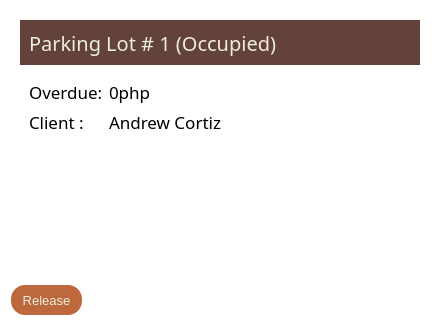
<?xml version="1.0" encoding="UTF-8"?>
<ui version="4.0">
 <class>Dialog</class>
 <widget class="QDialog" name="Dialog">
  <property name="geometry">
   <rect>
    <x>0</x>
    <y>0</y>
    <width>440</width>
    <height>326</height>
   </rect>
  </property>
  <property name="windowTitle">
   <string>Dialog</string>
  </property>
  <property name="styleSheet">
   <string notr="true">background-color: rgb(255, 255, 255);</string>
  </property>
  <layout class="QVBoxLayout" name="verticalLayout">
   <item>
    <widget class="QWidget" name="widget" native="true">
     <layout class="QVBoxLayout" name="verticalLayout_3">
      <item>
       <widget class="QWidget" name="widget_2" native="true">
        <property name="maximumSize">
         <size>
          <width>16777215</width>
          <height>45</height>
         </size>
        </property>
        <property name="styleSheet">
         <string notr="true">color: rgb(238, 238, 220);
background-color: rgb(99, 66, 60);
</string>
        </property>
        <layout class="QVBoxLayout" name="verticalLayout_2">
         <item>
          <widget class="QLabel" name="label_5">
           <property name="font">
            <font>
             <family>Segoe UI Light</family>
             <pointsize>15</pointsize>
             <weight>50</weight>
             <bold>false</bold>
            </font>
           </property>
           <property name="text">
            <string>Parking Lot # 1 (Occupied)</string>
           </property>
          </widget>
         </item>
        </layout>
       </widget>
      </item>
      <item>
       <widget class="QWidget" name="widget_3" native="true">
        <layout class="QFormLayout" name="formLayout">
         <item row="0" column="0">
          <widget class="QLabel" name="label">
           <property name="font">
            <font>
             <family>Segoe UI Light</family>
             <pointsize>13</pointsize>
            </font>
           </property>
           <property name="text">
            <string>Overdue:</string>
           </property>
          </widget>
         </item>
         <item row="0" column="1">
          <widget class="QLabel" name="label_2">
           <property name="font">
            <font>
             <family>Segoe UI Light</family>
             <pointsize>13</pointsize>
            </font>
           </property>
           <property name="text">
            <string>0php</string>
           </property>
          </widget>
         </item>
         <item row="3" column="0">
          <widget class="QLabel" name="label_4">
           <property name="font">
            <font>
             <family>Segoe UI Light</family>
             <pointsize>13</pointsize>
            </font>
           </property>
           <property name="text">
            <string>Client : </string>
           </property>
          </widget>
         </item>
         <item row="3" column="1">
          <widget class="QLabel" name="label_3">
           <property name="font">
            <font>
             <family>Segoe UI Light</family>
             <pointsize>13</pointsize>
            </font>
           </property>
           <property name="text">
            <string>Andrew Cortiz</string>
           </property>
          </widget>
         </item>
        </layout>
       </widget>
      </item>
     </layout>
    </widget>
   </item>
   <item>
    <widget class="QPushButton" name="widget_map_button_6">
     <property name="minimumSize">
      <size>
       <width>71</width>
       <height>30</height>
      </size>
     </property>
     <property name="maximumSize">
      <size>
       <width>71</width>
       <height>30</height>
      </size>
     </property>
     <property name="font">
      <font>
       <family>Segoe UI</family>
       <pointsize>10</pointsize>
      </font>
     </property>
     <property name="styleSheet">
      <string notr="true">color: rgb(238, 238, 220);
background-color: rgb(190, 104, 62);

border-radius : 14;
</string>
     </property>
     <property name="text">
      <string>Release</string>
     </property>
     <property name="flat">
      <bool>false</bool>
     </property>
    </widget>
   </item>
  </layout>
 </widget>
 <resources/>
 <connections/>
</ui>
